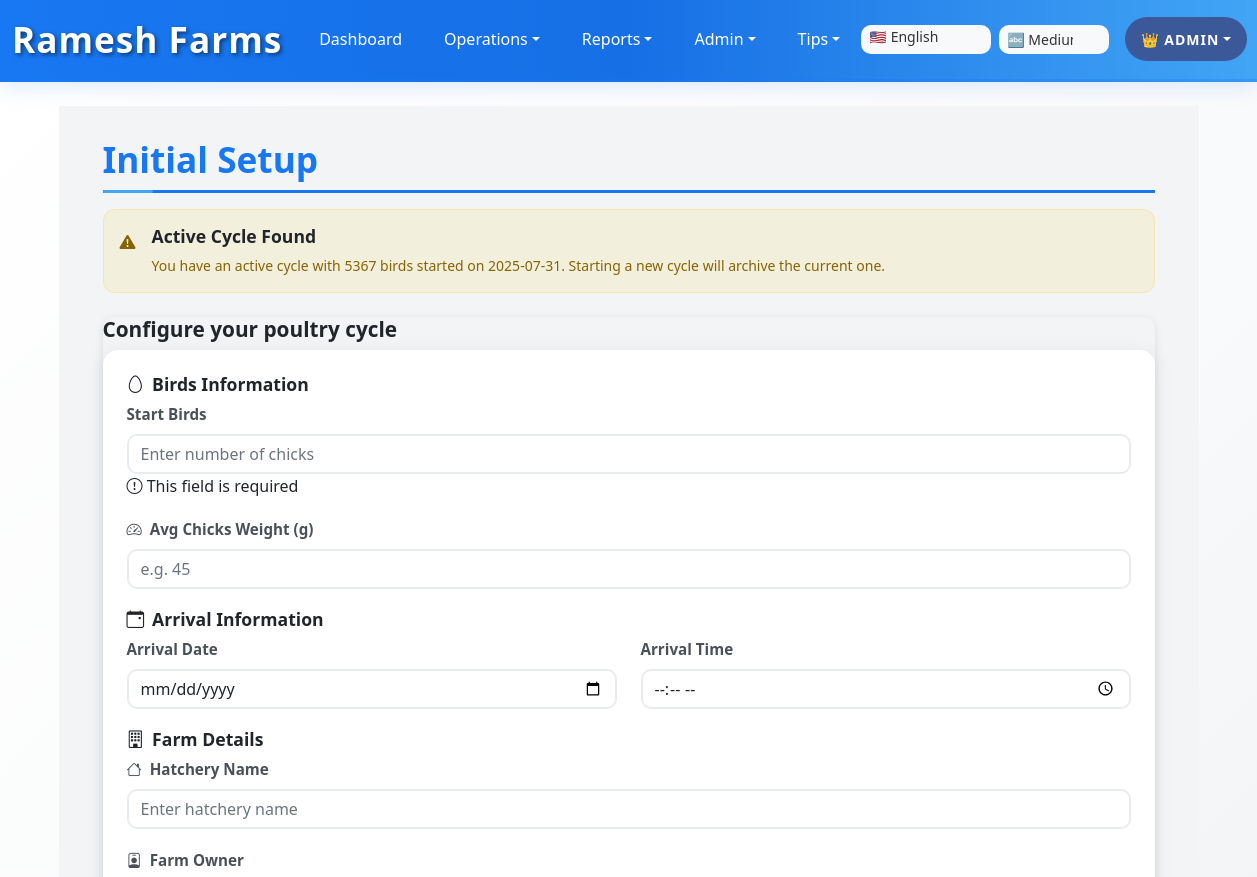
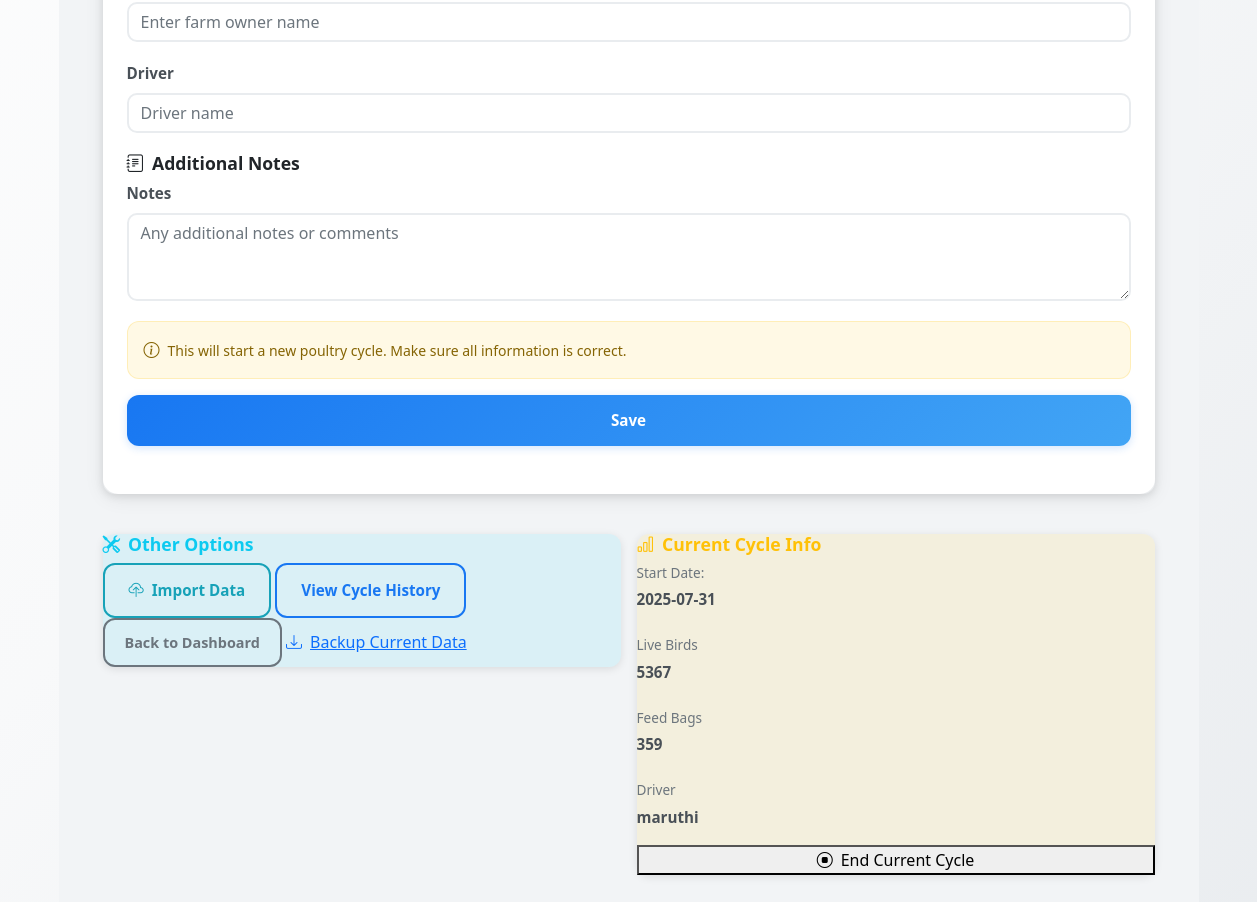
The app's page /setup (signed in), older data (2 pictures, top to bottom).
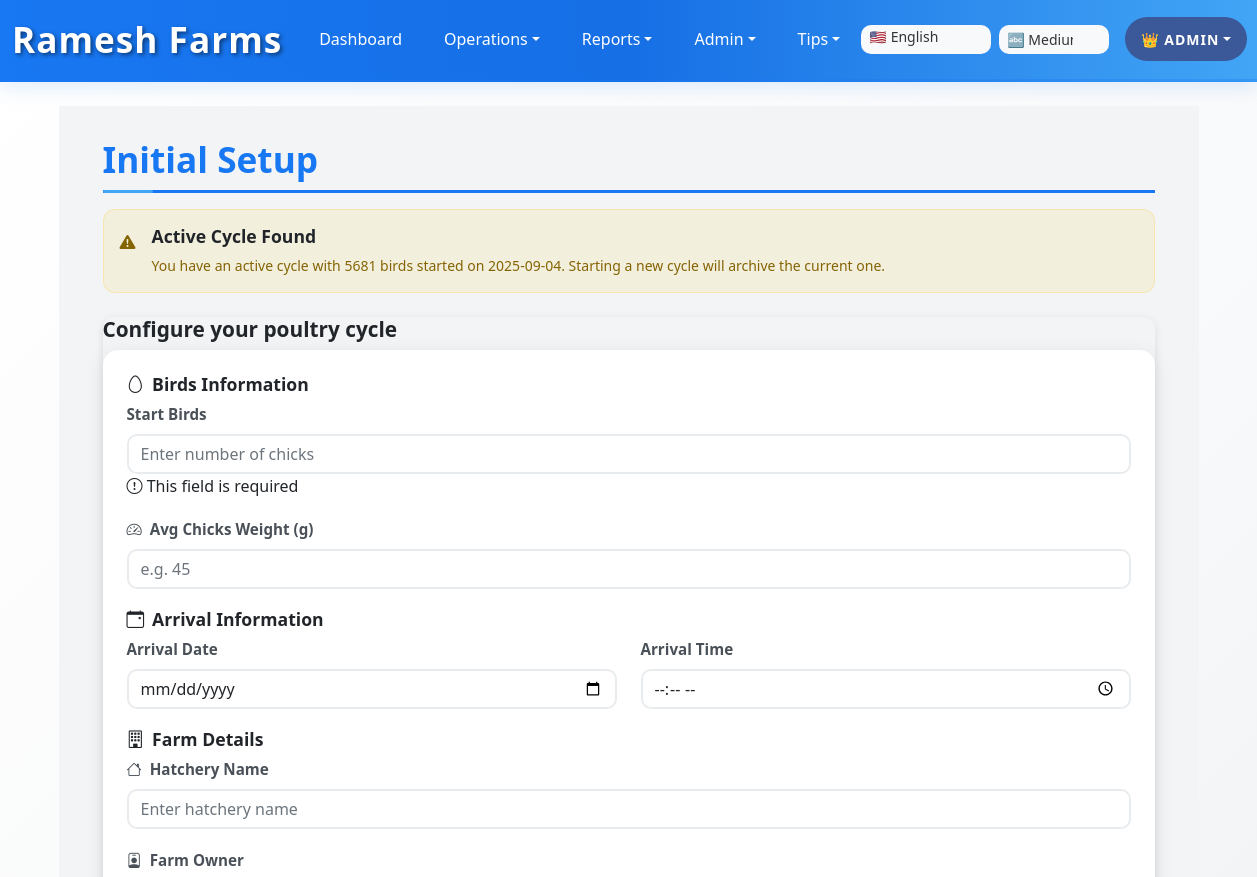
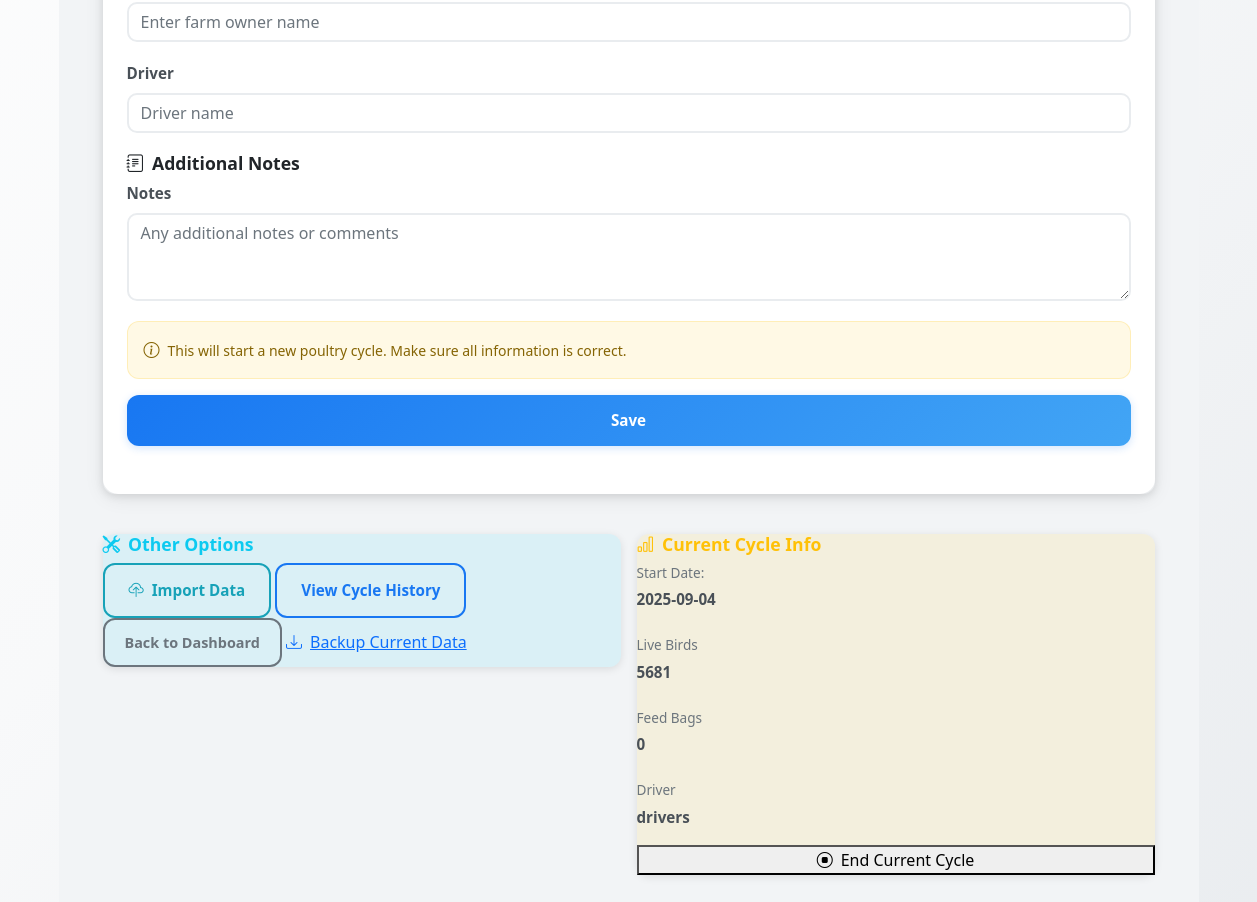
The same page, newer data (2 pictures, top to bottom).
### app.py (models this page shows)
class Cycle(db.Model):
    id = db.Column(db.Integer, primary_key=True)
    start_date = db.Column(db.String(50))
    start_time = db.Column(db.String(50))
    start_birds = db.Column(db.Integer)
    current_birds = db.Column(db.Integer)
    start_feed_bags = db.Column(db.Float)
    driver = db.Column(db.String(120))
    notes = db.Column(db.String(500))
    status = db.Column(db.String(20), default='active')  # 'active' or 'archived'
    end_date = db.Column(db.String(50))  # Date when cycle was completed/archived

### app.py (the view, shortened to what this page needs)
@app.route('/setup', methods=['GET','POST'])
@admin_required
def setup():
    existing_cycle = get_active_cycle()
    return render_template('setup.html', existing_cycle=existing_cycle)

### app.py (called while the page is built)
def admin_required(f):
    @wraps(f)
    def decorated_function(*args, **kwargs):
        if 'user_id' not in session:
            return redirect(url_for('login'))
        user = User.query.get(session['user_id'])
        if not user or user.role != 'admin':
            flash('Access denied. Admin privileges required.', 'error')
            return redirect(url_for('dashboard'))
        return f(*args, **kwargs)
    return decorated_function

def get_active_cycle():
    return Cycle.query.filter_by(status='active').order_by(Cycle.id.desc()).first()

### templates/setup.html (shortened to what the changed rows need)
{% extends 'base.html' %}
{% block content %}
<div class="mobile-container">
  <div class="mobile-section">
    <h2 class="mobile-header" data-i18n="setup_title">
    </h2>
    {% if existing_cycle %}
    <div class="mobile-alert alert alert-warning mb-4">
      <div class="d-flex align-items-start">
        <i class="bi bi-exclamation-triangle-fill me-3 mt-1"></i>
        <div>
          <h6 class="mb-2" data-i18n="existing_cycle_warning">Active Cycle Found</h6>
          <p class="mb-0 small" data-i18n="existing_cycle_msg">
            You have an active cycle with {{ existing_cycle.current_birds }} birds started on {{ existing_cycle.start_date }}.
            Starting a new cycle will archive the current one.
          </p>
        </div>
      </div>
    </div>
    {% endif %}
    <div class="row g-3 mt-3">
      <div class="col-md-6">
        {% if existing_cycle %}
        <div class="mobile-card bg-warning bg-opacity-10 border-warning">
          <h6 class="mobile-card-title text-warning">
            <i class="bi bi-bar-chart me-2"></i>Current Cycle Info
          </h6>
          <div class="mobile-info-list">
            <div class="mobile-info-item">
              <span class="mobile-info-label" data-i18n="start_date">Start Date:</span>
              <span class="mobile-info-value">{{ existing_cycle.start_date }}</span>
            </div>
            <div class="mobile-info-item">
              <span class="mobile-info-label" data-i18n="live_birds">Live Birds:</span>
              <span class="mobile-info-value">{{ existing_cycle.current_birds }}</span>
            </div>
            <div class="mobile-info-item">
              <span class="mobile-info-label" data-i18n="feed_bags">Feed Bags:</span>
              <span class="mobile-info-value">{{ existing_cycle.start_feed_bags|round|int }}</span>
            </div>
            <div class="mobile-info-item">
              <span class="mobile-info-label" data-i18n="driver">Driver:</span>
              <span class="mobile-info-value">{{ existing_cycle.driver or 'N/A' }}</span>
            </div>
          </div>
          {% if session.role == 'admin' %}
          <form method="POST"
                action="{{ url_for('reset_cycle') }}"
                onsubmit="return confirm('Are you sure you want to end the current cycle? This will archive the cycle and set the end date to today. This action cannot be undone.')"
                class="mt-3">
            <button type="submit" class="mobile-btn-danger w-100" data-i18n="end_cycle_btn">
              <i class="bi bi-stop-circle me-2"></i>End Current Cycle
            </button>
          </form>
          {% endif %}
        </div>
        {% endif %}
      </div>
    </div>
  </div>
</div>
{% endblock %}

Row changes from the older to the newer data that the page shows:
changed Cycle: current_birds "5367" → "5681"; start_date "2025-07-31" → "2025-09-04"; start_feed_bags "359" → "0"; driver "maruthi" → "drivers"
